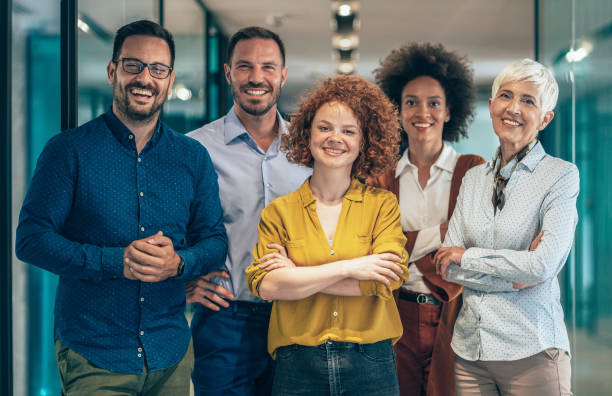
#> input picture test_image.jpg, 612 x 396 px
$ python -i preprocessing.py   (imports and definitions only)
#> lines starting #> are read from the running program, lines starting #| are printed output that depends on the picture
#> further down, picture is the input picture: shape (396, 612, 3); mean B, G, R 108.6, 111.4, 99.8
# Cropping out the face using opencv model (Face detcetion)
import cv2
import torch
# Load the pre-trained Haar Cascade classifier
face_cascade = cv2.CascadeClassifier(cv2.data.haarcascades + 'haarcascade_frontalface_default.xml')
import numpy as np

def image_crop(image):
    # Convert image to numpy array if it's not already
    image = np.array(image)

    # Convert to grayscale
    gray_image = cv2.cvtColor(image, cv2.COLOR_BGR2GRAY)
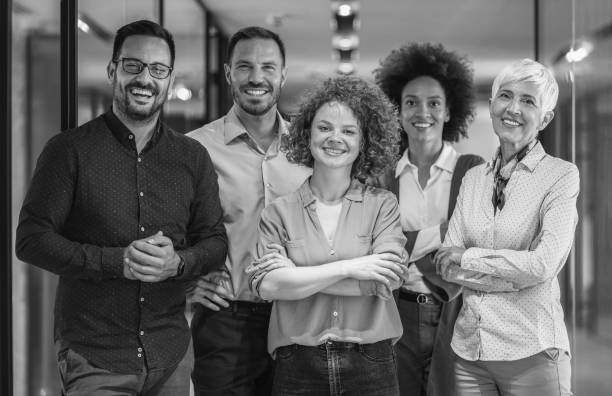
#> gray_image: shape (396, 612); min 2, max 255, mean 107.6
    gray_image = gray_image.astype(np.uint8)

    # Perform face detection
    faces = face_cascade.detectMultiScale(gray_image, scaleFactor=1.1, minNeighbors=5, minSize=(30, 30))
#> faces = [[393, 79, 61, 61], [304, 104, 64, 64], [224, 42, 65, 65], [484, 74, 63, 63], [107, 39, 71, 71]]

    # Check if at least one face is detected
    if len(faces) > 0:
        # Crop the face from the image (taking the first detected face)
        x, y, w, h = faces[0]
#> x = 393; y = 79; w = 61; h = 61
        cropped_face = image[y:y+h, x:x+w]
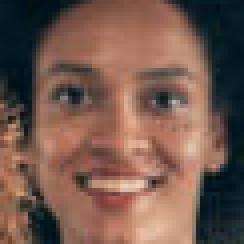
#> cropped_face: shape (61, 61, 3) (shown 4 times larger); mean B, G, R 78, 89, 117.1
        return cropped_face

    # Return None if no face is detected
    return image

# Function for cropping faces
def find_faces(image):
    gray_image = cv2.cvtColor(image, cv2.COLOR_BGR2GRAY)
    faces = face_cascade.detectMultiScale(gray_image, scaleFactor=1.1, minNeighbors=5, minSize=(30, 30))
    face_list = []
    co_ordinates = []
    for (x, y, w, h) in faces:
        face_list.append(image[y:y+h, x:x+w])
        co_ordinates.append([x, y, w, h])
    return face_list, co_ordinates

# CLAHE function for histogram equalization and normalization
def clahe_func_normalization(image, clip_limit=2.0, grid_size=4):
    # If the input is a torch Tensor, convert it to a NumPy array
#> (the run stopped early here; a loop or call above may not have finished)
